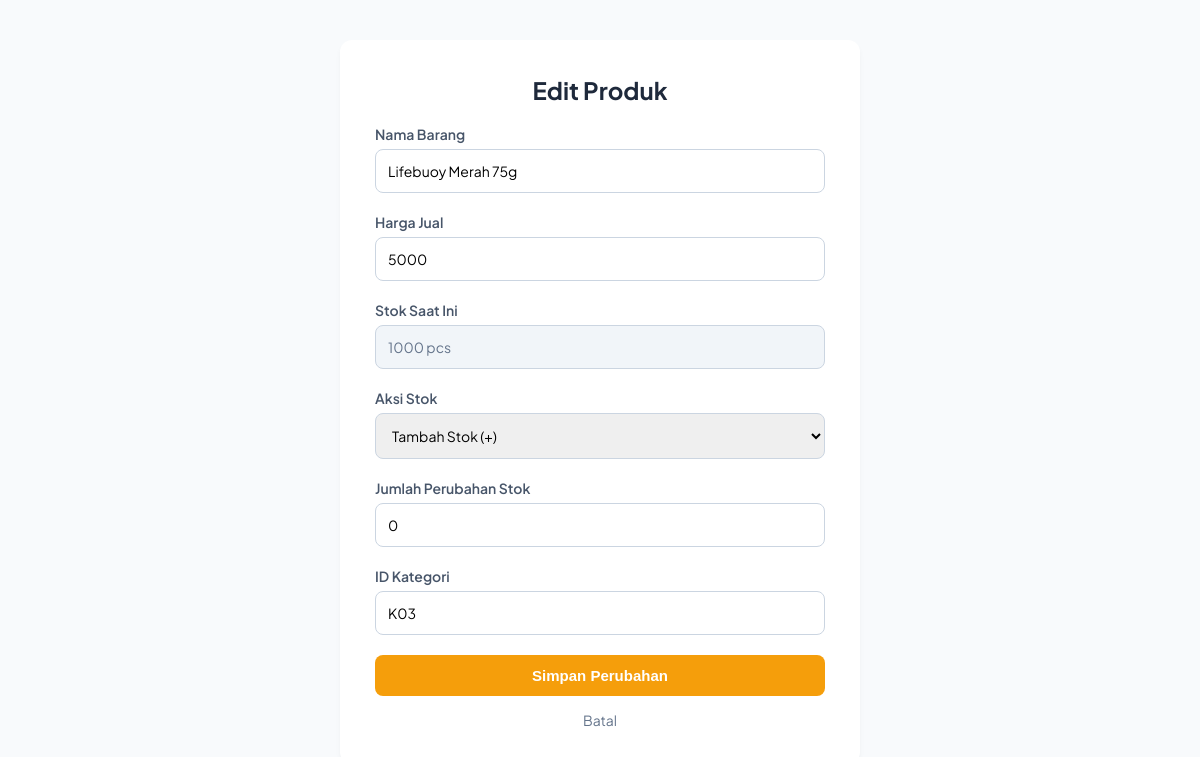
The page /edit.php?id=P003 on the database its author committed.
### tables this page shows
CREATE TABLE `produk` (
  `id_produk` varchar(5) NOT NULL,
  `nama_barang` varchar(100) DEFAULT NULL,
  `harga_jual` int(11) DEFAULT NULL,
  `stok` int(11) DEFAULT NULL,
  `id_kategori` varchar(5) DEFAULT NULL,
  `id_supplier` varchar(5) DEFAULT NULL
);

### public/edit.php (the view, shortened to what this page needs)
<?php
require_once '../config/database.php';
$id = $_GET['id'];
$stmt = $conn->prepare("SELECT * FROM produk WHERE id_produk = :id");
$stmt->execute([':id' => $id]);
$produk = $stmt->fetch(PDO::FETCH_ASSOC);
?>
<!DOCTYPE html>
<html lang="id">
<head>
</head>
<body>
<div class="card">
    <h2>Edit Produk</h2>
    <form action="../process/update.php" method="POST">
        <label>Nama Barang</label>
        <input type="text" name="nama_barang" value="<?= htmlspecialchars($produk['nama_barang']); ?>" required>
        <label>Harga Jual</label>
        <input type="number" name="harga_jual" value="<?= $produk['harga_jual']; ?>" required>
        <label>Stok Saat Ini</label>
        <input type="text" value="<?= $produk['stok']; ?> pcs" readonly>
        <label>Aksi Stok</label>
        <select name="aksi_stok" required>
            <option value="tambah">Tambah Stok (+)</option>
        </select>
        <label>Jumlah Perubahan Stok</label>
        <input type="number" name="jumlah_stok" min="0" value="0" required>
        <label>ID Kategori</label>
        <input type="text" name="id_kategori" value="<?= htmlspecialchars($produk['id_kategori']); ?>" required>
        <button type="submit" name="submit_update" class="btn-submit">Simpan Perubahan</button>
        <a href="index.php" class="btn-back">Batal</a>
    </form>
</div>
</body>
</html>

### public/edit.php (style rules this page uses)
body { font-family: 'Plus Jakarta Sans', Arial, sans-serif; background-color: #f8fafc; margin: 0; padding: 40px 20px; color: #334155; display: flex; justify-content: center; align-items: center; min-height: 80vh; }
.card { background: white; padding: 35px; border-radius: 12px; box-shadow: 0 4px 6px -1px rgba(0, 0, 0, 0.05); width: 100%; max-width: 450px; }
h2 { margin: 0 0 20px 0; color: #1e293b; font-weight: 700; text-align: center; }
label { display: block; margin-bottom: 6px; font-weight: 600; color: #475569; font-size: 14px; }
input, select { width: 100%; padding: 12px; margin-bottom: 20px; border: 1px solid #cbd5e1; border-radius: 8px; box-sizing: border-box; font-family: inherit; font-size: 14px; outline: none; }
input[readonly] { background-color: #f1f5f9; color: #64748b; cursor: not-allowed; }
.btn-submit { width: 100%; padding: 12px; background-color: #f59e0b; color: white; border: none; border-radius: 8px; font-size: 15px; font-weight: 600; cursor: pointer; }
.btn-back { display: block; text-align: center; margin-top: 15px; color: #64748b; text-decoration: none; font-size: 14px; }

### rows shown on the page
produk: nama_barang "Lifebuoy Merah 75g", harga_jual "5000", stok "1000 pcs", id_kategori "K03"
